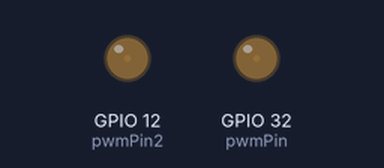
Bench run of a sketch on a simulated ESP32. Parts: output pins drawn as LEDs (lit = HIGH).

Above: at 0.05 s.
At 1.05 s:
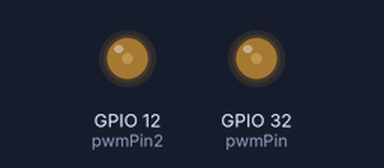
At 2.05 s:
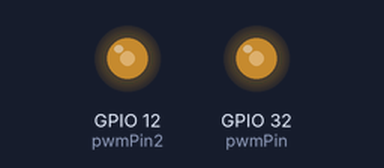
At 4.0 s:
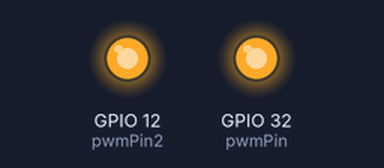
Timing chart, 0 to 5.2 s (numbered marks = the images above):
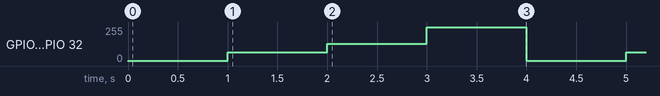

Measured:
- by itself, GPIO 12 (pwmPin2), GPIO 32 (pwmPin): repeats every 4.0 s: 64/255 1.0 s, 128/255 1.0 s, 252/255 1.0 s, 3/255 1.0 s

The sketch:

WemosLolin32LightLed.ino
```cpp
const int pwmPin = 32;
const int pwmPin2 = 12;
// max 10 bit 50 kHz - 20 usec
//const int pwmFreq = 50000;
//const int pwmResolution = 10;

// max 8 bit 200 kHz - 5 usec
const int pwmFreq = 200000;
const int pwmResolution = 8;

void setup()
{
  ledcAttach(pwmPin, pwmFreq, pwmResolution);
  ledcAttach(pwmPin2, pwmFreq, pwmResolution);
}

void loop()
{
  ledcWrite(pwmPin, 3);   // 25%
  ledcWrite(pwmPin2, 3);   // 25%
  delay(1000);

  ledcWrite(pwmPin, 64);   // 25%
  ledcWrite(pwmPin2, 64);   // 25%
  delay(1000);

  ledcWrite(pwmPin, 128);  // 50%
  ledcWrite(pwmPin2, 128);   // 25%
  delay(1000);

  ledcWrite(pwmPin, 253);  // 100%
  ledcWrite(pwmPin2, 253);   // 25%
  delay(1000);
}
```
